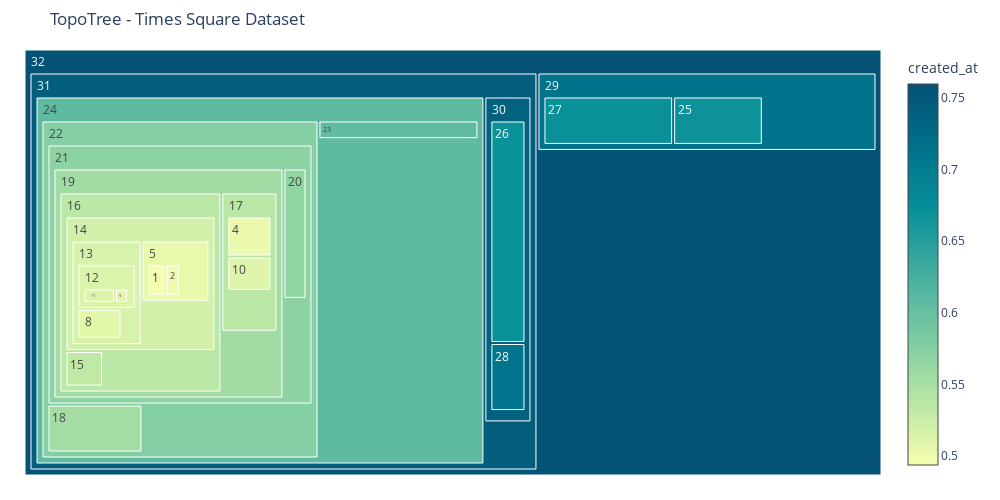

Write notebook code for a chart like this one.
### Code cell
fig = plot_hierarchical_treemap(df_comp_times, color='created_at')
fig.update_layout(title='TopoTree - Times Square Dataset',
                  width=1000)
fig.show()

### Figure 1 — Plotly figure (JSON) as saved in the notebook; plotly's stock layout.template omitted (floating-point values rounded to 4 significant figures)
{"data": [{"branchvalues": "total", "hovertemplate": "<b>Component #%{label} </b> <br> Points: %{value}<br> Persistence: %{color:.2f}<br> Parent: #%{parent}", "labels": [0, 1, 2, 3, 4, 5, 6, 7, 8, 9, 10, 11, 12, 13, 14, 15, 16, 17, 18, 19, 20, 21, 22, 23, 24, 25, 26, 27, 28, 29, 30, 31, 32], "marker": {"colorbar": {"title": {"text": "created_at"}}, "colors": [0.4938, 0.4961, 0.4987, 0.5017, 0.5028, 0.5039, 0.5044, 0.507, 0.5074, 0.5092, 0.5102, 0.5122, 0.5126, 0.5159, 0.5194, 0.532, 0.5352, 0.5361, 0.553, 0.5542, 0.5665, 0.5704, 0.5775, 0.6052, 0.607, 0.6677, 0.67, 0.6705, 0.7098, 0.7133, 0.7374, 0.7441, 0.7598], "colorscale": [[0, "rgb(247, 254, 174)"], [0.1667, "rgb(183, 230, 165)"], [0.3333, "rgb(124, 203, 162)"], [0.5, "rgb(70, 174, 160)"], [0.6667, "rgb(8, 144, 153)"], [0.8333, "rgb(0, 113, 139)"], [1, "rgb(4, 82, 117)"]], "showscale": true}, "maxdepth": -1, "name": "", "parents": [11, 5, 5, 11, 17, 14, 8, 8, 13, 12, 17, 12, 13, 14, 16, 16, 19, 19, 22, 21, 21, 22, 24, 24, 31, 29, 30, 29, 30, 32, 31, 32, null], "type": "treemap", "values": [228, 247, 203, 334, 303, 782, 186, 214, 424, 234, 261, 562, 824, 1384, 2719, 180, 3437, 828, 336, 4627, 263, 5091, 6029, 192, 9510, 379, 664, 548, 203, 1382, 883, 10507, 17520]}], "layout": {"height": 500, "margin": {"b": 25, "l": 25, "r": 25, "t": 50}, "title": {"text": "TopoTree - Times Square Dataset"}, "width": 1000}}
